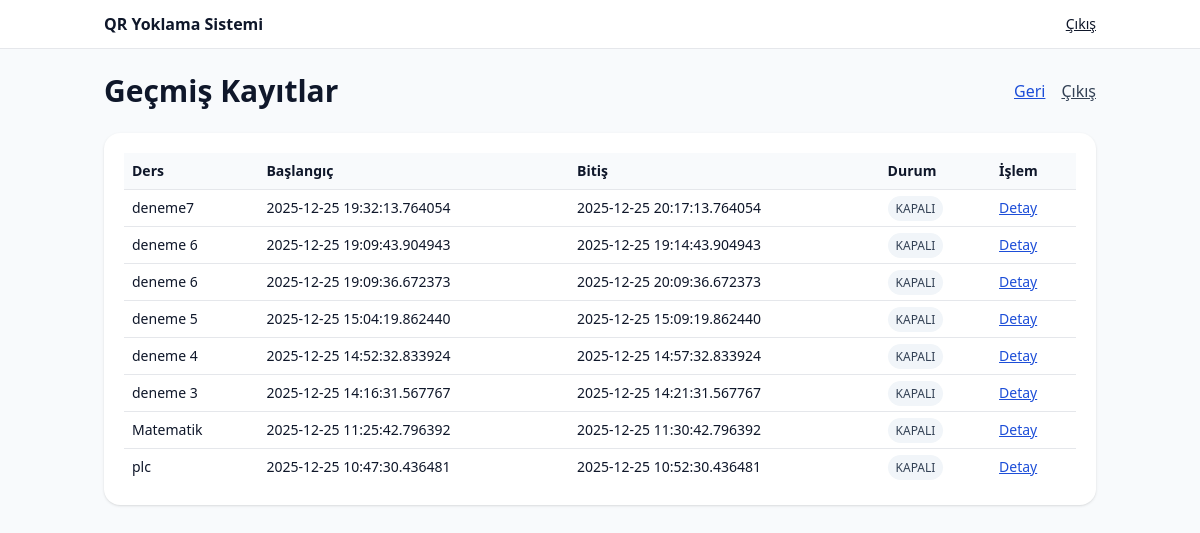
The app's page /teacher/history (signed in) with its own data.
### app/models.py (models this page shows)
class ClassSession(Base):
    __tablename__ = "class_sessions"
    id: Mapped[int] = mapped_column(Integer, primary_key=True, index=True)
    course_name: Mapped[str] = mapped_column(String(200), index=True)
    session_code: Mapped[str] = mapped_column(String(32), unique=True, index=True)
    teacher_id: Mapped[int] = mapped_column(Integer, ForeignKey("users.id"))
    is_active: Mapped[bool] = mapped_column(Boolean, default=True)
    started_at: Mapped[datetime] = mapped_column(DateTime, default=datetime.utcnow)
    expires_at: Mapped[datetime] = mapped_column(DateTime, nullable=False)
    teacher = relationship("User", back_populates="sessions")
    attendances = relationship("Attendance", back_populates="session")

### app/main.py (the view)
@app.get("/teacher/history", response_class=HTMLResponse)
def teacher_history(request: Request, db: Session = Depends(get_db)):
    payload = require_teacher(request)
    if not payload:
        return RedirectResponse("/login", status_code=302)
    teacher_id = int(payload["sub"])
    sessions = (
        db.query(ClassSession)
        .filter(ClassSession.teacher_id == teacher_id)
        .order_by(desc(ClassSession.started_at))
        .all()
    )
    for s in sessions:
        s.started_at_tr = fmt_tr(s.started_at)
        s.expires_at_tr = fmt_tr(s.expires_at)
    return templates.TemplateResponse(
        "history.html",
        {"request": request, "sessions": sessions}
    )

### templates/history.html (shortened to what this page needs)
{% extends "base.html" %}
{% block content %}
<div class="flex items-center justify-between">
  <h1 class="text-3xl font-bold">Geçmiş Kayıtlar</h1>
  <div class="flex gap-4">
    <a class="text-blue-700 underline" href="/teacher">Geri</a>
    <a class="text-slate-700 underline" href="/logout">Çıkış</a>
  </div>
</div>
<div class="bg-white rounded-2xl shadow p-5 mt-6 overflow-x-auto">
  <table class="w-full text-sm">
    <thead class="bg-slate-50">
      <tr>
        <th class="text-left p-2">Ders</th>
        <th class="text-left p-2">Başlangıç</th>
        <th class="text-left p-2">Bitiş</th>
        <th class="text-left p-2">Durum</th>
        <th class="text-left p-2">İşlem</th>
      </tr>
    </thead>
    <tbody>
      {% for s in sessions %}
      <tr class="border-t">
        <td class="p-2 font-medium">{{ s.course_name }}</td>
        <td class="p-2">{{ s.started_at }}</td>
        <td class="p-2">{{ s.expires_at }}</td>
        <td class="p-2">
          {% if s.is_active %}
            <span class="px-2 py-1 rounded-full text-xs bg-emerald-100 text-emerald-700">AKTİF</span>
          {% else %}
            <span class="px-2 py-1 rounded-full text-xs bg-slate-100 text-slate-700">KAPALI</span>
          {% endif %}
        </td>
        <td class="p-2">
          <a class="text-blue-700 underline" href="/teacher/session/{{ s.id }}">Detay</a>
        </td>
      </tr>
      {% endfor %}
    </tbody>
  </table>
</div>
{% endblock %}

### templates/base.html (shortened to what this page needs)
<!doctype html>
<html lang="tr">
<head>
  <script src="https://cdn.tailwindcss.com"></script>
</head>
<body class="bg-slate-50 text-slate-900">
  <nav class="bg-white border-b">
    <div class="max-w-5xl mx-auto px-4 py-3 flex items-center justify-between">
      <div class="font-semibold">QR Yoklama Sistemi</div>
      <div class="text-sm">
        <a class="underline" href="/logout">Çıkış</a>
      </div>
    </div>
  </nav>
  <main class="max-w-5xl mx-auto px-4 py-6">
    {% block content %}{% endblock %}
  </main>
</body>
</html>

### records on screen
ClassSession: course_name "deneme7", started_at "2025-12-25 19:32:13.764054", expires_at "2025-12-25 20:17:13.764054", is_active "KAPALI"
ClassSession: course_name "deneme 6", started_at "2025-12-25 19:09:43.904943", expires_at "2025-12-25 19:14:43.904943", is_active "KAPALI"
ClassSession: course_name "deneme 6", started_at "2025-12-25 19:09:36.672373", expires_at "2025-12-25 20:09:36.672373", is_active "KAPALI"
ClassSession: course_name "deneme 5", started_at "2025-12-25 15:04:19.862440", expires_at "2025-12-25 15:09:19.862440", is_active "KAPALI"
ClassSession: course_name "deneme 4", started_at "2025-12-25 14:52:32.833924", expires_at "2025-12-25 14:57:32.833924", is_active "KAPALI"
ClassSession: course_name "deneme 3", started_at "2025-12-25 14:16:31.567767", expires_at "2025-12-25 14:21:31.567767", is_active "KAPALI"
ClassSession: course_name "Matematik", started_at "2025-12-25 11:25:42.796392", expires_at "2025-12-25 11:30:42.796392", is_active "KAPALI"
ClassSession: course_name "plc", started_at "2025-12-25 10:47:30.436481", expires_at "2025-12-25 10:52:30.436481", is_active "KAPALI"
